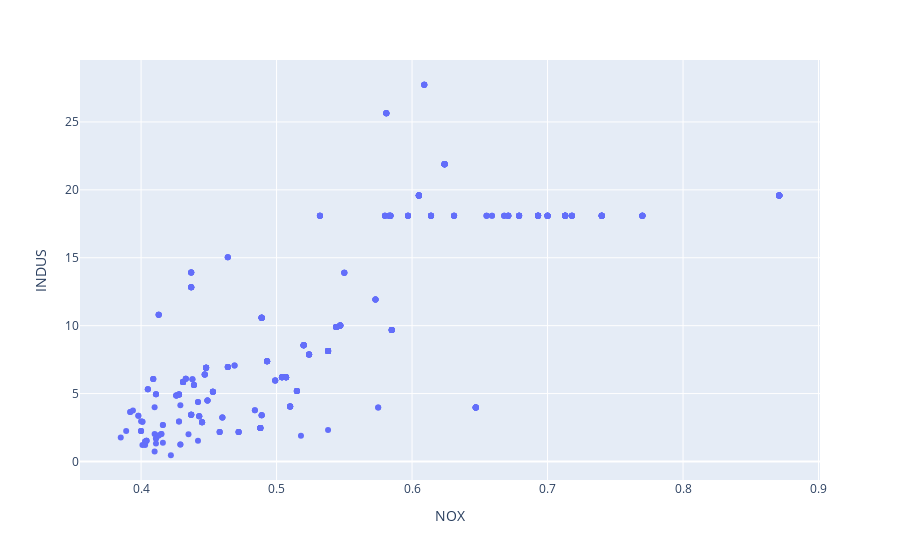

Write notebook code for a chart like this one.
### Code cell
px.scatter(boston_df, x='NOX', y='INDUS')

### Figure 1 — Plotly figure (JSON) as saved in the notebook; plotly's stock layout.template omitted (floating-point values rounded to 4 significant figures; data arrays with more than 128 entries replaced by an {"elided": "..."} marker saying what was removed)
{"data": [{"hovertemplate": "NOX=%{x}<br>INDUS=%{y}<extra></extra>", "legendgroup": "", "marker": {"color": "#636efa", "symbol": "circle"}, "mode": "markers", "name": "", "orientation": "v", "showlegend": false, "type": "scatter", "x": {"elided": "506 float values"}, "xaxis": "x", "y": {"elided": "506 float values"}, "yaxis": "y"}], "layout": {"legend": {"tracegroupgap": 0}, "margin": {"t": 60}, "xaxis": {"anchor": "y", "domain": [0, 1], "title": {"text": "NOX"}}, "yaxis": {"anchor": "x", "domain": [0, 1], "title": {"text": "INDUS"}}}}
